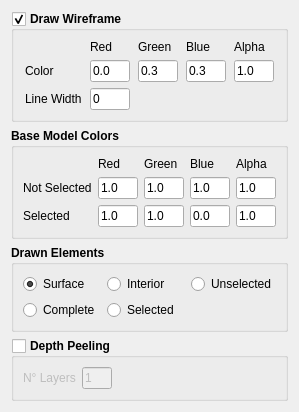
<?xml version="1.0" encoding="UTF-8"?>
<ui version="4.0">
 <class>MainRendererConfig</class>
 <widget class="QWidget" name="MainRendererConfig">
  <property name="geometry">
   <rect>
    <x>0</x>
    <y>0</y>
    <width>283</width>
    <height>358</height>
   </rect>
  </property>
  <property name="sizePolicy">
   <sizepolicy hsizetype="Fixed" vsizetype="Fixed">
    <horstretch>0</horstretch>
    <verstretch>0</verstretch>
   </sizepolicy>
  </property>
  <property name="windowTitle">
   <string>Form</string>
  </property>
  <layout class="QVBoxLayout" name="verticalLayout">
   <item>
    <widget class="QGroupBox" name="checkBox_MR_draw_w">
     <property name="font">
      <font>
       <weight>75</weight>
       <bold>true</bold>
      </font>
     </property>
     <property name="title">
      <string>Draw Wireframe</string>
     </property>
     <property name="checkable">
      <bool>true</bool>
     </property>
     <layout class="QGridLayout" name="gridLayout_2">
      <item row="1" column="0">
       <widget class="QLabel" name="label_2">
        <property name="sizePolicy">
         <sizepolicy hsizetype="Fixed" vsizetype="Preferred">
          <horstretch>0</horstretch>
          <verstretch>0</verstretch>
         </sizepolicy>
        </property>
        <property name="font">
         <font>
          <weight>50</weight>
          <bold>false</bold>
         </font>
        </property>
        <property name="text">
         <string>Color</string>
        </property>
       </widget>
      </item>
      <item row="1" column="1">
       <widget class="QLineEdit" name="lineEdit_MR_r">
        <property name="sizePolicy">
         <sizepolicy hsizetype="Fixed" vsizetype="Fixed">
          <horstretch>0</horstretch>
          <verstretch>0</verstretch>
         </sizepolicy>
        </property>
        <property name="maximumSize">
         <size>
          <width>40</width>
          <height>16777215</height>
         </size>
        </property>
        <property name="font">
         <font>
          <weight>50</weight>
          <bold>false</bold>
         </font>
        </property>
        <property name="text">
         <string>0.0</string>
        </property>
        <property name="maxLength">
         <number>10</number>
        </property>
       </widget>
      </item>
      <item row="1" column="2">
       <widget class="QLineEdit" name="lineEdit_MR_g">
        <property name="sizePolicy">
         <sizepolicy hsizetype="Fixed" vsizetype="Fixed">
          <horstretch>0</horstretch>
          <verstretch>0</verstretch>
         </sizepolicy>
        </property>
        <property name="maximumSize">
         <size>
          <width>40</width>
          <height>16777215</height>
         </size>
        </property>
        <property name="font">
         <font>
          <weight>50</weight>
          <bold>false</bold>
         </font>
        </property>
        <property name="text">
         <string>0.3</string>
        </property>
        <property name="maxLength">
         <number>10</number>
        </property>
       </widget>
      </item>
      <item row="1" column="3">
       <widget class="QLineEdit" name="lineEdit_MR_b">
        <property name="sizePolicy">
         <sizepolicy hsizetype="Fixed" vsizetype="Fixed">
          <horstretch>0</horstretch>
          <verstretch>0</verstretch>
         </sizepolicy>
        </property>
        <property name="maximumSize">
         <size>
          <width>40</width>
          <height>16777215</height>
         </size>
        </property>
        <property name="font">
         <font>
          <weight>50</weight>
          <bold>false</bold>
         </font>
        </property>
        <property name="text">
         <string>0.3</string>
        </property>
        <property name="maxLength">
         <number>10</number>
        </property>
       </widget>
      </item>
      <item row="1" column="4">
       <widget class="QLineEdit" name="lineEdit_MR_a">
        <property name="sizePolicy">
         <sizepolicy hsizetype="Fixed" vsizetype="Fixed">
          <horstretch>0</horstretch>
          <verstretch>0</verstretch>
         </sizepolicy>
        </property>
        <property name="maximumSize">
         <size>
          <width>40</width>
          <height>16777215</height>
         </size>
        </property>
        <property name="font">
         <font>
          <weight>50</weight>
          <bold>false</bold>
         </font>
        </property>
        <property name="text">
         <string>1.0</string>
        </property>
        <property name="maxLength">
         <number>10</number>
        </property>
       </widget>
      </item>
      <item row="2" column="0">
       <widget class="QLabel" name="label_7">
        <property name="sizePolicy">
         <sizepolicy hsizetype="Fixed" vsizetype="Fixed">
          <horstretch>0</horstretch>
          <verstretch>0</verstretch>
         </sizepolicy>
        </property>
        <property name="font">
         <font>
          <weight>50</weight>
          <bold>false</bold>
         </font>
        </property>
        <property name="text">
         <string>Line Width</string>
        </property>
       </widget>
      </item>
      <item row="2" column="1">
       <widget class="QLineEdit" name="lineEdit_MR_w">
        <property name="sizePolicy">
         <sizepolicy hsizetype="Fixed" vsizetype="Fixed">
          <horstretch>0</horstretch>
          <verstretch>0</verstretch>
         </sizepolicy>
        </property>
        <property name="maximumSize">
         <size>
          <width>40</width>
          <height>16777215</height>
         </size>
        </property>
        <property name="font">
         <font>
          <weight>50</weight>
          <bold>false</bold>
         </font>
        </property>
        <property name="text">
         <string>0</string>
        </property>
        <property name="maxLength">
         <number>4</number>
        </property>
       </widget>
      </item>
      <item row="0" column="1">
       <widget class="QLabel" name="label_18">
        <property name="font">
         <font>
          <weight>50</weight>
          <bold>false</bold>
         </font>
        </property>
        <property name="text">
         <string>Red</string>
        </property>
       </widget>
      </item>
      <item row="0" column="2">
       <widget class="QLabel" name="label_19">
        <property name="font">
         <font>
          <weight>50</weight>
          <bold>false</bold>
         </font>
        </property>
        <property name="text">
         <string>Green</string>
        </property>
       </widget>
      </item>
      <item row="0" column="3">
       <widget class="QLabel" name="label_20">
        <property name="font">
         <font>
          <weight>50</weight>
          <bold>false</bold>
         </font>
        </property>
        <property name="text">
         <string>Blue</string>
        </property>
       </widget>
      </item>
      <item row="0" column="4">
       <widget class="QLabel" name="label_21">
        <property name="font">
         <font>
          <weight>50</weight>
          <bold>false</bold>
         </font>
        </property>
        <property name="text">
         <string>Alpha</string>
        </property>
       </widget>
      </item>
     </layout>
    </widget>
   </item>
   <item>
    <widget class="QGroupBox" name="groupBox">
     <property name="font">
      <font>
       <weight>75</weight>
       <bold>true</bold>
      </font>
     </property>
     <property name="title">
      <string>Base Model Colors</string>
     </property>
     <layout class="QGridLayout" name="gridLayout_3">
      <item row="1" column="0">
       <widget class="QLabel" name="label_9">
        <property name="font">
         <font>
          <weight>50</weight>
          <bold>false</bold>
         </font>
        </property>
        <property name="text">
         <string>Not Selected</string>
        </property>
       </widget>
      </item>
      <item row="1" column="1">
       <widget class="QLineEdit" name="lineEdit_MR_br">
        <property name="sizePolicy">
         <sizepolicy hsizetype="Fixed" vsizetype="Fixed">
          <horstretch>0</horstretch>
          <verstretch>0</verstretch>
         </sizepolicy>
        </property>
        <property name="maximumSize">
         <size>
          <width>40</width>
          <height>16777215</height>
         </size>
        </property>
        <property name="font">
         <font>
          <weight>50</weight>
          <bold>false</bold>
         </font>
        </property>
        <property name="text">
         <string>1.0</string>
        </property>
       </widget>
      </item>
      <item row="1" column="2">
       <widget class="QLineEdit" name="lineEdit_MR_bg">
        <property name="sizePolicy">
         <sizepolicy hsizetype="Fixed" vsizetype="Fixed">
          <horstretch>0</horstretch>
          <verstretch>0</verstretch>
         </sizepolicy>
        </property>
        <property name="maximumSize">
         <size>
          <width>40</width>
          <height>16777215</height>
         </size>
        </property>
        <property name="font">
         <font>
          <weight>50</weight>
          <bold>false</bold>
         </font>
        </property>
        <property name="text">
         <string>1.0</string>
        </property>
       </widget>
      </item>
      <item row="1" column="3">
       <widget class="QLineEdit" name="lineEdit_MR_bb">
        <property name="sizePolicy">
         <sizepolicy hsizetype="Fixed" vsizetype="Fixed">
          <horstretch>0</horstretch>
          <verstretch>0</verstretch>
         </sizepolicy>
        </property>
        <property name="maximumSize">
         <size>
          <width>40</width>
          <height>16777215</height>
         </size>
        </property>
        <property name="font">
         <font>
          <weight>50</weight>
          <bold>false</bold>
         </font>
        </property>
        <property name="text">
         <string>1.0</string>
        </property>
       </widget>
      </item>
      <item row="1" column="4">
       <widget class="QLineEdit" name="lineEdit_MR_ba">
        <property name="sizePolicy">
         <sizepolicy hsizetype="Fixed" vsizetype="Fixed">
          <horstretch>0</horstretch>
          <verstretch>0</verstretch>
         </sizepolicy>
        </property>
        <property name="maximumSize">
         <size>
          <width>40</width>
          <height>16777215</height>
         </size>
        </property>
        <property name="font">
         <font>
          <weight>50</weight>
          <bold>false</bold>
         </font>
        </property>
        <property name="text">
         <string>1.0</string>
        </property>
       </widget>
      </item>
      <item row="2" column="0">
       <widget class="QLabel" name="label_3">
        <property name="sizePolicy">
         <sizepolicy hsizetype="Fixed" vsizetype="Preferred">
          <horstretch>0</horstretch>
          <verstretch>0</verstretch>
         </sizepolicy>
        </property>
        <property name="minimumSize">
         <size>
          <width>50</width>
          <height>0</height>
         </size>
        </property>
        <property name="font">
         <font>
          <weight>50</weight>
          <bold>false</bold>
         </font>
        </property>
        <property name="text">
         <string>Selected</string>
        </property>
       </widget>
      </item>
      <item row="2" column="1">
       <widget class="QLineEdit" name="lineEdit_MR_sr">
        <property name="sizePolicy">
         <sizepolicy hsizetype="Fixed" vsizetype="Fixed">
          <horstretch>0</horstretch>
          <verstretch>0</verstretch>
         </sizepolicy>
        </property>
        <property name="maximumSize">
         <size>
          <width>40</width>
          <height>16777215</height>
         </size>
        </property>
        <property name="font">
         <font>
          <weight>50</weight>
          <bold>false</bold>
         </font>
        </property>
        <property name="text">
         <string>1.0</string>
        </property>
       </widget>
      </item>
      <item row="2" column="2">
       <widget class="QLineEdit" name="lineEdit_MR_sg">
        <property name="sizePolicy">
         <sizepolicy hsizetype="Fixed" vsizetype="Fixed">
          <horstretch>0</horstretch>
          <verstretch>0</verstretch>
         </sizepolicy>
        </property>
        <property name="maximumSize">
         <size>
          <width>40</width>
          <height>16777215</height>
         </size>
        </property>
        <property name="font">
         <font>
          <weight>50</weight>
          <bold>false</bold>
         </font>
        </property>
        <property name="text">
         <string>1.0</string>
        </property>
       </widget>
      </item>
      <item row="2" column="3">
       <widget class="QLineEdit" name="lineEdit_MR_sb">
        <property name="sizePolicy">
         <sizepolicy hsizetype="Fixed" vsizetype="Fixed">
          <horstretch>0</horstretch>
          <verstretch>0</verstretch>
         </sizepolicy>
        </property>
        <property name="maximumSize">
         <size>
          <width>40</width>
          <height>16777215</height>
         </size>
        </property>
        <property name="font">
         <font>
          <weight>50</weight>
          <bold>false</bold>
         </font>
        </property>
        <property name="text">
         <string>0.0</string>
        </property>
       </widget>
      </item>
      <item row="2" column="4">
       <widget class="QLineEdit" name="lineEdit_MR_sa">
        <property name="sizePolicy">
         <sizepolicy hsizetype="Fixed" vsizetype="Fixed">
          <horstretch>0</horstretch>
          <verstretch>0</verstretch>
         </sizepolicy>
        </property>
        <property name="maximumSize">
         <size>
          <width>40</width>
          <height>16777215</height>
         </size>
        </property>
        <property name="font">
         <font>
          <weight>50</weight>
          <bold>false</bold>
         </font>
        </property>
        <property name="text">
         <string>1.0</string>
        </property>
       </widget>
      </item>
      <item row="0" column="1">
       <widget class="QLabel" name="label">
        <property name="font">
         <font>
          <weight>50</weight>
          <bold>false</bold>
         </font>
        </property>
        <property name="text">
         <string>Red</string>
        </property>
       </widget>
      </item>
      <item row="0" column="2">
       <widget class="QLabel" name="label_4">
        <property name="font">
         <font>
          <weight>50</weight>
          <bold>false</bold>
         </font>
        </property>
        <property name="text">
         <string>Green</string>
        </property>
       </widget>
      </item>
      <item row="0" column="3">
       <widget class="QLabel" name="label_5">
        <property name="font">
         <font>
          <weight>50</weight>
          <bold>false</bold>
         </font>
        </property>
        <property name="text">
         <string>Blue</string>
        </property>
       </widget>
      </item>
      <item row="0" column="4">
       <widget class="QLabel" name="label_6">
        <property name="font">
         <font>
          <weight>50</weight>
          <bold>false</bold>
         </font>
        </property>
        <property name="text">
         <string>Alpha</string>
        </property>
       </widget>
      </item>
     </layout>
    </widget>
   </item>
   <item>
    <widget class="QGroupBox" name="groupBox_2">
     <property name="font">
      <font>
       <weight>75</weight>
       <bold>true</bold>
      </font>
     </property>
     <property name="title">
      <string>Drawn Elements</string>
     </property>
     <layout class="QGridLayout" name="gridLayout_4">
      <item row="0" column="0">
       <widget class="QRadioButton" name="radioButton_surface">
        <property name="font">
         <font>
          <weight>50</weight>
          <bold>false</bold>
         </font>
        </property>
        <property name="text">
         <string>Surface</string>
        </property>
        <property name="checked">
         <bool>true</bool>
        </property>
       </widget>
      </item>
      <item row="0" column="1">
       <widget class="QRadioButton" name="radioButton_interior">
        <property name="font">
         <font>
          <weight>50</weight>
          <bold>false</bold>
         </font>
        </property>
        <property name="text">
         <string>Interior</string>
        </property>
       </widget>
      </item>
      <item row="0" column="2">
       <widget class="QRadioButton" name="radioButton_unselected">
        <property name="font">
         <font>
          <weight>50</weight>
          <bold>false</bold>
         </font>
        </property>
        <property name="text">
         <string>Unselected</string>
        </property>
       </widget>
      </item>
      <item row="1" column="0">
       <widget class="QRadioButton" name="radioButton_complete">
        <property name="font">
         <font>
          <weight>50</weight>
          <bold>false</bold>
         </font>
        </property>
        <property name="text">
         <string>Complete</string>
        </property>
        <property name="checked">
         <bool>false</bool>
        </property>
       </widget>
      </item>
      <item row="1" column="1">
       <widget class="QRadioButton" name="radioButton_selected">
        <property name="font">
         <font>
          <weight>50</weight>
          <bold>false</bold>
         </font>
        </property>
        <property name="text">
         <string>Selected</string>
        </property>
       </widget>
      </item>
     </layout>
    </widget>
   </item>
   <item>
    <widget class="QGroupBox" name="checkBox_depth_peeling">
     <property name="font">
      <font>
       <weight>75</weight>
       <bold>true</bold>
      </font>
     </property>
     <property name="title">
      <string>Depth Peeling</string>
     </property>
     <property name="checkable">
      <bool>true</bool>
     </property>
     <property name="checked">
      <bool>false</bool>
     </property>
     <layout class="QFormLayout" name="formLayout">
      <item row="0" column="0">
       <widget class="QLabel" name="label_17">
        <property name="font">
         <font>
          <weight>50</weight>
          <bold>false</bold>
         </font>
        </property>
        <property name="text">
         <string>N° Layers</string>
        </property>
       </widget>
      </item>
      <item row="0" column="1">
       <widget class="QLineEdit" name="line_n_layers">
        <property name="maximumSize">
         <size>
          <width>30</width>
          <height>16777215</height>
         </size>
        </property>
        <property name="font">
         <font>
          <weight>50</weight>
          <bold>false</bold>
         </font>
        </property>
        <property name="text">
         <string>1</string>
        </property>
       </widget>
      </item>
     </layout>
    </widget>
   </item>
  </layout>
 </widget>
 <resources/>
 <connections/>
</ui>
